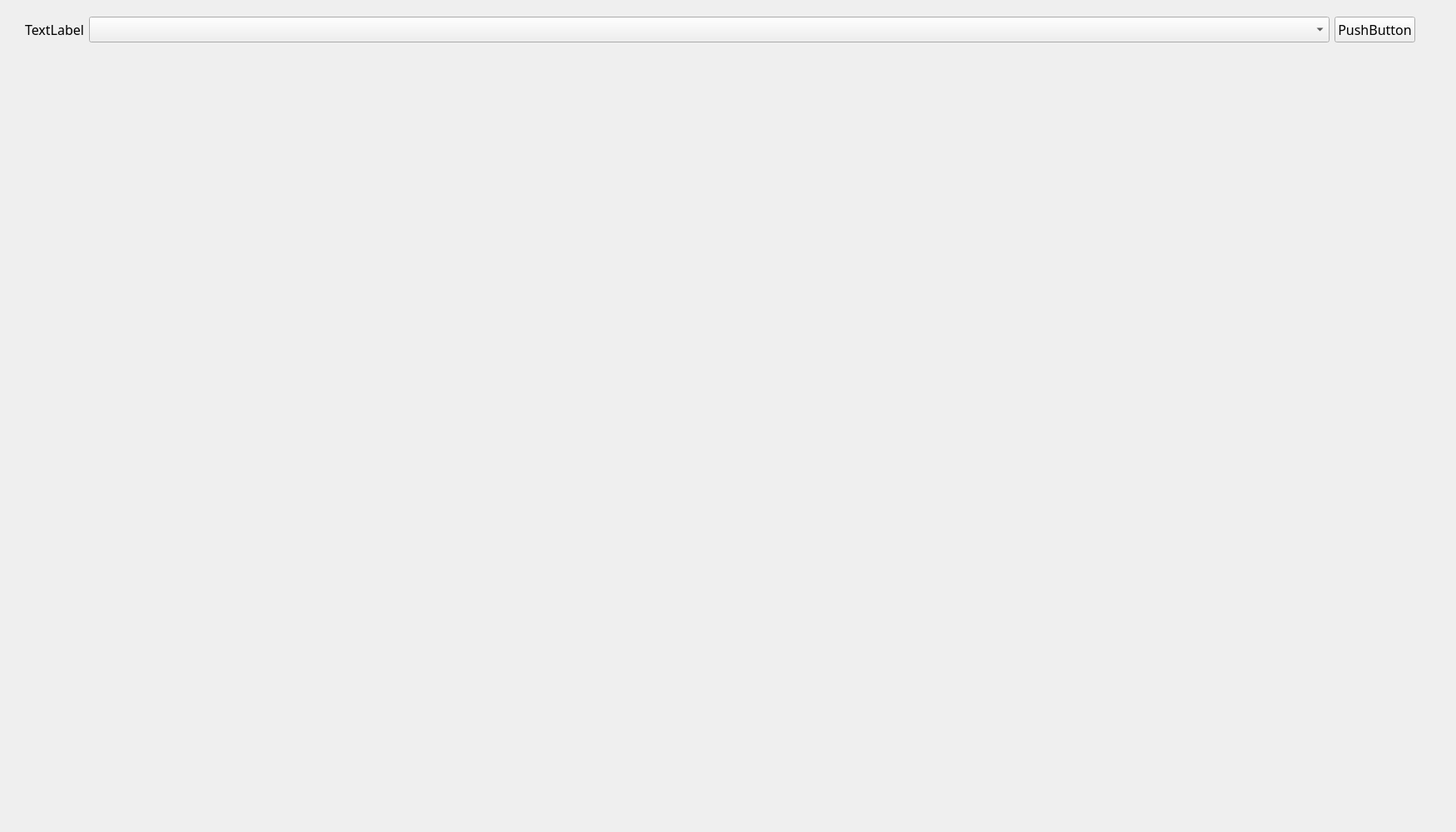
<?xml version="1.0" encoding="UTF-8"?>
<ui version="4.0">
 <class>Panel1</class>
 <widget class="QWidget" name="Panel1">
  <property name="windowModality">
   <enum>Qt::NonModal</enum>
  </property>
  <property name="geometry">
   <rect>
    <x>0</x>
    <y>0</y>
    <width>1750</width>
    <height>1000</height>
   </rect>
  </property>
  <property name="sizePolicy">
   <sizepolicy hsizetype="Expanding" vsizetype="Expanding">
    <horstretch>0</horstretch>
    <verstretch>0</verstretch>
   </sizepolicy>
  </property>
  <property name="windowTitle">
   <string>Form</string>
  </property>
  <widget class="QWidget" name="layoutWidget">
   <property name="geometry">
    <rect>
     <x>30</x>
     <y>20</y>
     <width>1691</width>
     <height>951</height>
    </rect>
   </property>
   <layout class="QVBoxLayout" name="verticalLayout_2">
    <property name="sizeConstraint">
     <enum>QLayout::SetMaximumSize</enum>
    </property>
    <item>
     <layout class="QHBoxLayout" name="horizontalLayout">
      <item>
       <widget class="QLabel" name="label">
        <property name="sizePolicy">
         <sizepolicy hsizetype="Fixed" vsizetype="Preferred">
          <horstretch>0</horstretch>
          <verstretch>0</verstretch>
         </sizepolicy>
        </property>
        <property name="font">
         <font>
          <family>標楷體</family>
          <pointsize>12</pointsize>
         </font>
        </property>
        <property name="text">
         <string>TextLabel</string>
        </property>
       </widget>
      </item>
      <item>
       <widget class="QComboBox" name="comboBox">
        <property name="font">
         <font>
          <family>標楷體</family>
          <pointsize>12</pointsize>
         </font>
        </property>
       </widget>
      </item>
      <item>
       <widget class="QPushButton" name="pushButton">
        <property name="sizePolicy">
         <sizepolicy hsizetype="Fixed" vsizetype="Fixed">
          <horstretch>0</horstretch>
          <verstretch>0</verstretch>
         </sizepolicy>
        </property>
        <property name="font">
         <font>
          <family>標楷體</family>
          <pointsize>12</pointsize>
         </font>
        </property>
        <property name="text">
         <string>PushButton</string>
        </property>
       </widget>
      </item>
      <item>
       <spacer name="horizontalSpacer">
        <property name="orientation">
         <enum>Qt::Horizontal</enum>
        </property>
        <property name="sizeType">
         <enum>QSizePolicy::Minimum</enum>
        </property>
        <property name="sizeHint" stdset="0">
         <size>
          <width>20</width>
          <height>20</height>
         </size>
        </property>
       </spacer>
      </item>
     </layout>
    </item>
    <item>
     <layout class="QGridLayout" name="gridLayout">
      <item row="0" column="0">
       <spacer name="verticalSpacer">
        <property name="orientation">
         <enum>Qt::Vertical</enum>
        </property>
        <property name="sizeHint" stdset="0">
         <size>
          <width>20</width>
          <height>40</height>
         </size>
        </property>
       </spacer>
      </item>
     </layout>
    </item>
   </layout>
  </widget>
 </widget>
 <resources/>
 <connections/>
</ui>
